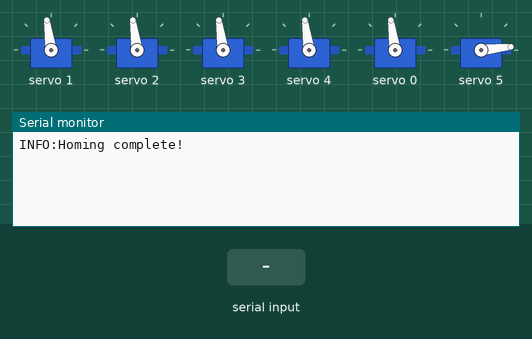
The sketch below on a simulated ESP32. Shown: 6 × servo, the last lines printed to the serial monitor. The test bench sets the inputs (shaded band).

Above: at 1.5 s.
1.6 s: "GETPOS\n" received over Serial
At 2.3 s:
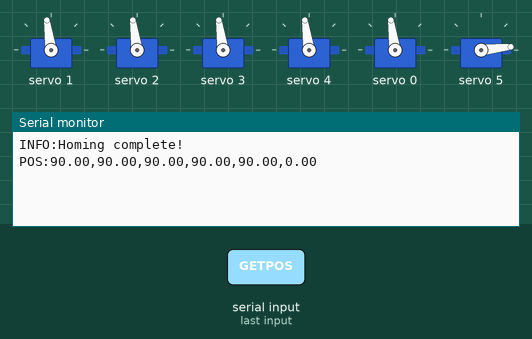
3.1 s: "90,45\n" received over Serial
At 4.6 s:
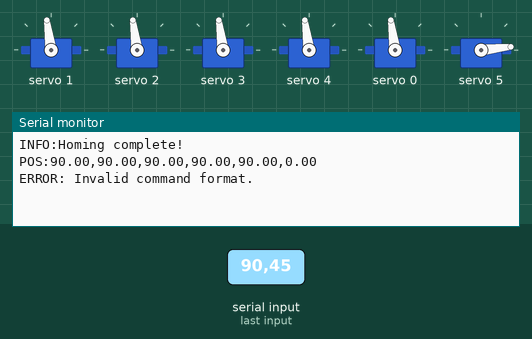

The sketch:

main.ino
```cpp
#include <Wire.h>
#include <Adafruit_PWMServoDriver.h>
#include "freertos/queue.h"
#include "freertos/task.h"

// PCA9685のI2Cアドレス
Adafruit_PWMServoDriver pwm = Adafruit_PWMServoDriver(0x40);

// サーボモーターのPWMパルス範囲（500us～2500us）
#define SERVO_MIN  125  // 500us
#define SERVO_MAX  512  // 2500us

// 各軸の現在の角度を記録
float current_angles[6] = {90.0, 90.0, 90.0, 90.0, 90.0, 0.0};

// FreeRTOSキューの定義
QueueHandle_t pcaQueue;
// PCA9685へのコマンド構造体
struct PcaCommand {
    int channel;
    int pwm_value;
};
// 各軸の目標角度
float target_angles[6] = {90.0, 90.0, 90.0, 90.0, 90.0, 0.0};

// PWM変換関数
float mapFloat(float x, float in_min, float in_max, float out_min, float out_max) {
    return (x - in_min) * (out_max - out_min) / (in_max - in_min) + out_min;
}

// 各軸のタスク
void servoTask(void *pvParameters) {
    int channel = (int)pvParameters;
    bool isMoving = false;
    float velocity = 0.0;  // 現在の速度
    float maxVelocity = 3.0;  // 最大速度（さらに高速化）
    float acceleration = 0.3;  // 加速度（加速をさらに速く）
    float decelerationPoint = 10.0; // 減速開始する距離（目標角度との差）

    while (true) {
        float angleDiff = abs(target_angles[channel] - current_angles[channel]);  // 目標との差分

        if (angleDiff > 0.1) { // 目標角度に達していない場合
            if (!isMoving) {
                velocity = (angleDiff <= decelerationPoint) ? angleDiff * 0.5 : 0.5;
            }
            isMoving = true;

            // **加速フェーズ**
            if (velocity < maxVelocity && angleDiff > decelerationPoint) {
                velocity += acceleration;
                if (velocity > maxVelocity) velocity = maxVelocity; // 最大速度制限
            }

            // **減速フェーズ**
            if (angleDiff < decelerationPoint) {
                velocity -= acceleration * 0.8;  // 減速を滑らかにする
                velocity = max(angleDiff * 0.5, 0.1); // 最小速度を0.3以上にする
            }

            // **移動**
            if (current_angles[channel] < target_angles[channel]) {
                current_angles[channel] += velocity;
                if (current_angles[channel] > target_angles[channel]) {
                    current_angles[channel] = target_angles[channel];
                }
            } else {
                current_angles[channel] -= velocity;
                if (current_angles[channel] < target_angles[channel]) {
                    current_angles[channel] = target_angles[channel];
                }
            }

            // **PWMに変換して送信**
            int pwm_value = (int)mapFloat(current_angles[channel], 0.0, 180.0, (float)SERVO_MIN, (float)SERVO_MAX);
            PcaCommand command = {channel, pwm_value};
            xQueueSend(pcaQueue, &command, portMAX_DELAY);

            // **速度に応じたディレイ（高速化）**
            int iMTDelay = (int)(20 / velocity); // 30 → 20 に変更し、さらに高速化
            vTaskDelay(pdMS_TO_TICKS(iMTDelay));

        } else { // **目標角度に到達**
            if (isMoving) {
                //Serial.printf("DONE %d\n", channel);
                PcaCommand command = {channel, -1};
                xQueueSend(pcaQueue, &command, portMAX_DELAY);
                isMoving = false;
                velocity = 0.0; // 停止時に速度リセット
            }
            vTaskDelay(pdMS_TO_TICKS(5));
        }
    }
}


// PCA9685の書き込みタスク
void pcaTask(void *pvParameters) {
    PcaCommand command;
    while (xQueueReceive(pcaQueue, &command, portMAX_DELAY) == pdPASS) {
        if (command.pwm_value == -1) {
            // **ここで移動完了を通知**
            Serial.printf("DONE %d\n", command.channel);
        } else {
            pwm.setPWM(command.channel, 0, command.pwm_value);
        }
    }
}

// シリアル通信タスク
void serialTask(void *pvParameters) {
    String commandString;
    while (true) {
        if (Serial.available()) {
            commandString = Serial.readStringUntil('\n');
            commandString.trim();

            if (commandString == "GETPOS") {
                Serial.print("POS:");
                for (int i = 0; i < 6; i++) {
                    Serial.print(current_angles[i]);
                    if (i < 5) Serial.print(",");
                }
                Serial.println();
            } else {
                int channel, angle;
                if (sscanf(commandString.c_str(), "MOVE %d %d", &channel, &angle) != 2) {
                    Serial.println("ERROR: Invalid command format.");
                    continue;
                }
                if (channel >= 0 && channel < 6 && angle >= 0 && angle <= 180) {
                    if(target_angles[channel] == angle){
                      Serial.printf("DONE %d\n", channel);
                    }else{
                      target_angles[channel] = angle;
                    }
                }
            }
        }
        vTaskDelay(pdMS_TO_TICKS(5));
    }
}

void setup() {
    Serial.begin(115200);
    Wire.begin();
    pwm.begin();
    pwm.setPWMFreq(50);

    // **原点復帰処理（仮）**
    int pwm_value = map(90, 0, 180, SERVO_MIN, SERVO_MAX);
    pwm.setPWM(1, 0, pwm_value);
    pwm.setPWM(2, 0, pwm_value);
    pwm.setPWM(3, 0, pwm_value);
    pwm.setPWM(4, 0, pwm_value);
    delay(300);
    pwm.setPWM(0, 0, pwm_value);

    pwm_value = map(0, 0, 180, SERVO_MIN, SERVO_MAX);
    pwm.setPWM(5, 0, pwm_value);

    Serial.println("INFO:Homing complete!");


    pcaQueue = xQueueCreate(50, sizeof(PcaCommand));

    for (int i = 0; i < 6; i++) {
        xTaskCreatePinnedToCore(servoTask, "ServoTask", 4096, (void *)i, 1, NULL, 1);
    }
    xTaskCreatePinnedToCore(pcaTask, "PCATask", 4096, NULL, 1, NULL, 0);
    xTaskCreatePinnedToCore(serialTask, "SerialTask", 4096, NULL, 1, NULL, 1);
}

void loop() {
    vTaskDelay(portMAX_DELAY);
}
```

Measured:
- after the input at 1.6 s, the serial monitor: prints a new line at once (image 1)
- after the input at 3.1 s, the serial monitor: prints a new line at once (image 2)
